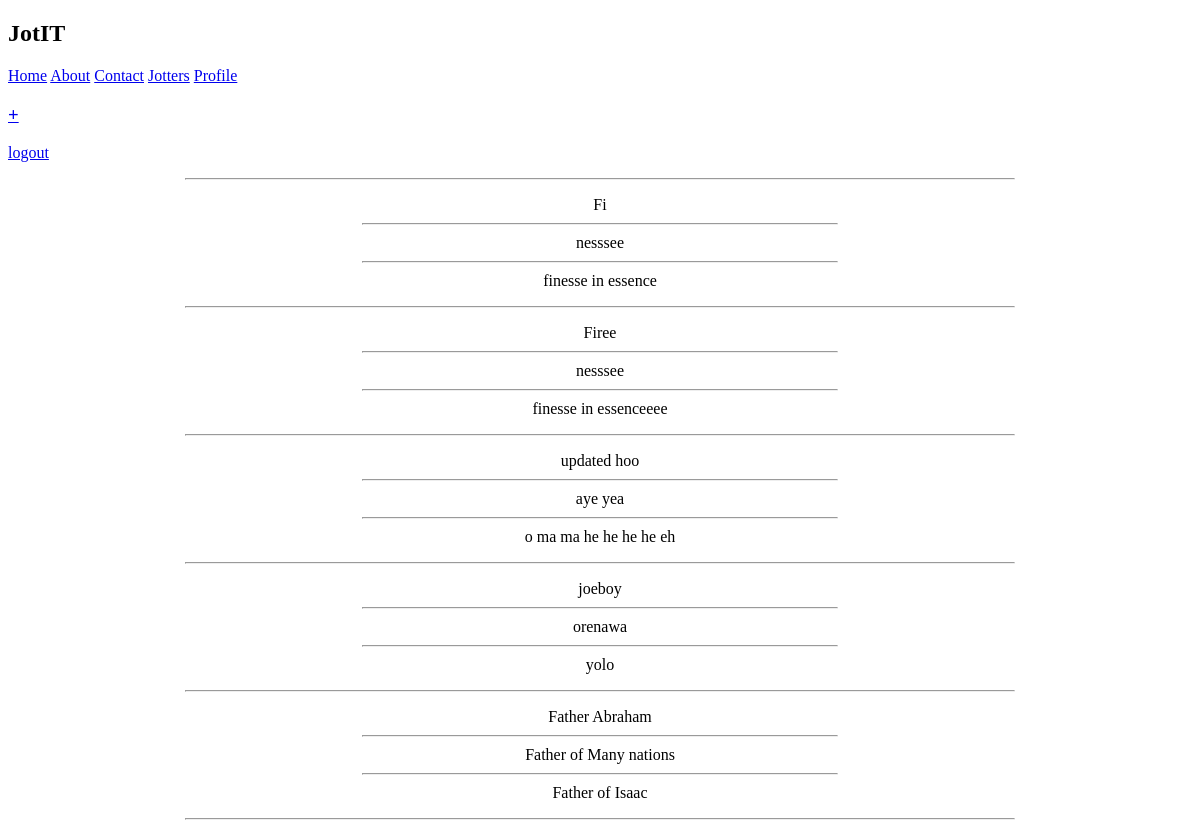
The page /jotters/ (signed in) on the database as committed earlier.
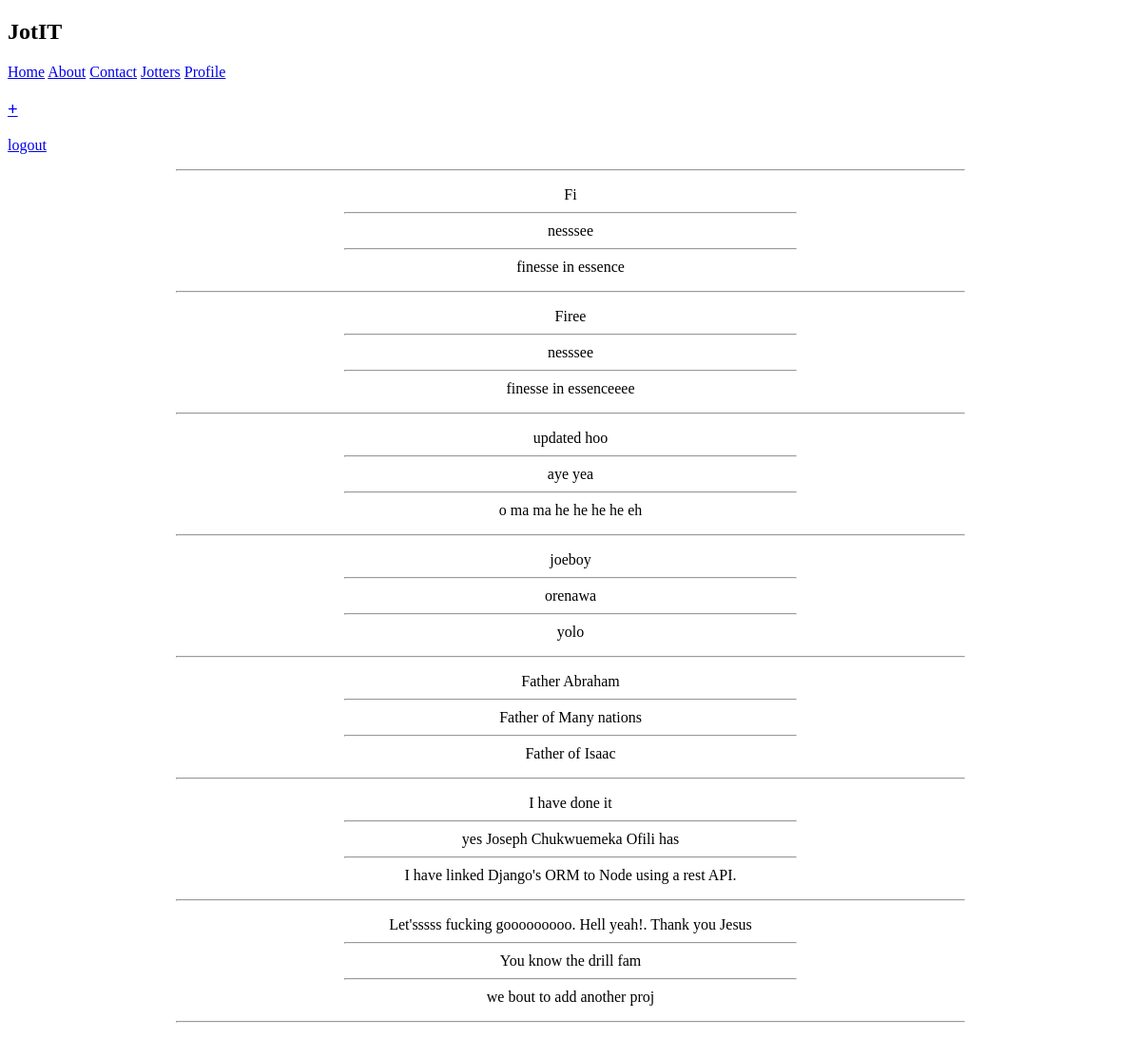
The same page on the database as committed later.
### Jotters/models.py (models this page shows, shortened)
class Jotter(models.Model):
    title = models.CharField(max_length=200, blank=False, null=False, default='JotIT')
    snippet = models.CharField(max_length=200, blank=False, null=False, default='JotIT')
    detail = models.TextField(blank=False, null=False, default='JotIT')
    important = models.BooleanField(default=False)
    stamp = models.DateTimeField(auto_now_add=True)
    id = models.UUIDField(default=uuid.uuid4, primary_key=True,unique=True, editable=False)

### Jotters/views.py (the view)
# urls.py: path('jotters/', include('Jotters.urls')),
def jotters(request):
    if request.user.is_authenticated:
        jotters = Jotter.objects.all()
    else:
        return redirect('login')
    return render(request,'Jotters/jotters.html',{'a':jotters})

### Jotters/templates/Jotters/jotters.html
{% extends 'main.html' %}
{% load static %}
{% block content %}
<div class="jotter-container">
    <hr class="hr">
    {% for i in a %}
    <div class="jotter-head">
        {{i.title}}
    </div>
    <hr>
    <div class="jotter-head">
        {{i.snippet}}
    </div>
    <hr>
    <div class="jotter-head">
        {{i.detail}}
    </div>
    <hr class="hr">
    {% endfor %}
</div>
{% endblock %}

### templates/main.html (shortened to what this page needs)
<!DOCTYPE html>
{% load static %}
<html>
    <head>
        <link rel="stylesheet" href="{% static 'styles/main.css' %}">
    </head>
    <body>
        {% include 'navbar.html' %}
        {% block content %}
        {% endblock %}
    </body>
</html>

### templates/navbar.html (shortened to what this page needs)
{% load static %}
<header>
    <nav class="navbar">
        <div class="nav-container">
            <div class="logo">
                <h2>JotIT</h2>
            </div>
            {% if request.user.is_authenticated %}
            <div class="links">
                <a href="{% url 'home' %}" class="home">Home</a>
                <a href="{% url 'about' %}" class="about">About</a>
                <a href="{% url 'contact' %}" class="contact">Contact</a>
                <a href="{% url 'jotters' %}" class="jotters">Jotters</a>
                <a href="{% url 'profile' %}" class="profile">Profile</a>
            </div>
            <div class="end">
                <a href="{% url 'add_jotter' %}" class="log"> <h3>+</h3> </a>
                <a href="{% url 'logout' %}">logout</a>
            </div>
            {% endif %}
        </div>
    </nav>
</header>

### static/styles/main.css (style rules this page uses)
hr { width:40%; font-size: large; }
.hr { width:70%; font-size: xx-large; }
.jotter-head { text-align: center; }

Rows that differ between the two databases and show on the page:
added Jotter: title "I have done it", snippet "yes Joseph Chukwuemeka Ofili has", detail "I have linked Django's ORM to Node using a rest API."
added Jotter: title "Let'sssss fucking gooooooooo. Hell yeah!. Thank you Jesus", snippet "You know the drill fam", detail "we bout to add another proj"
